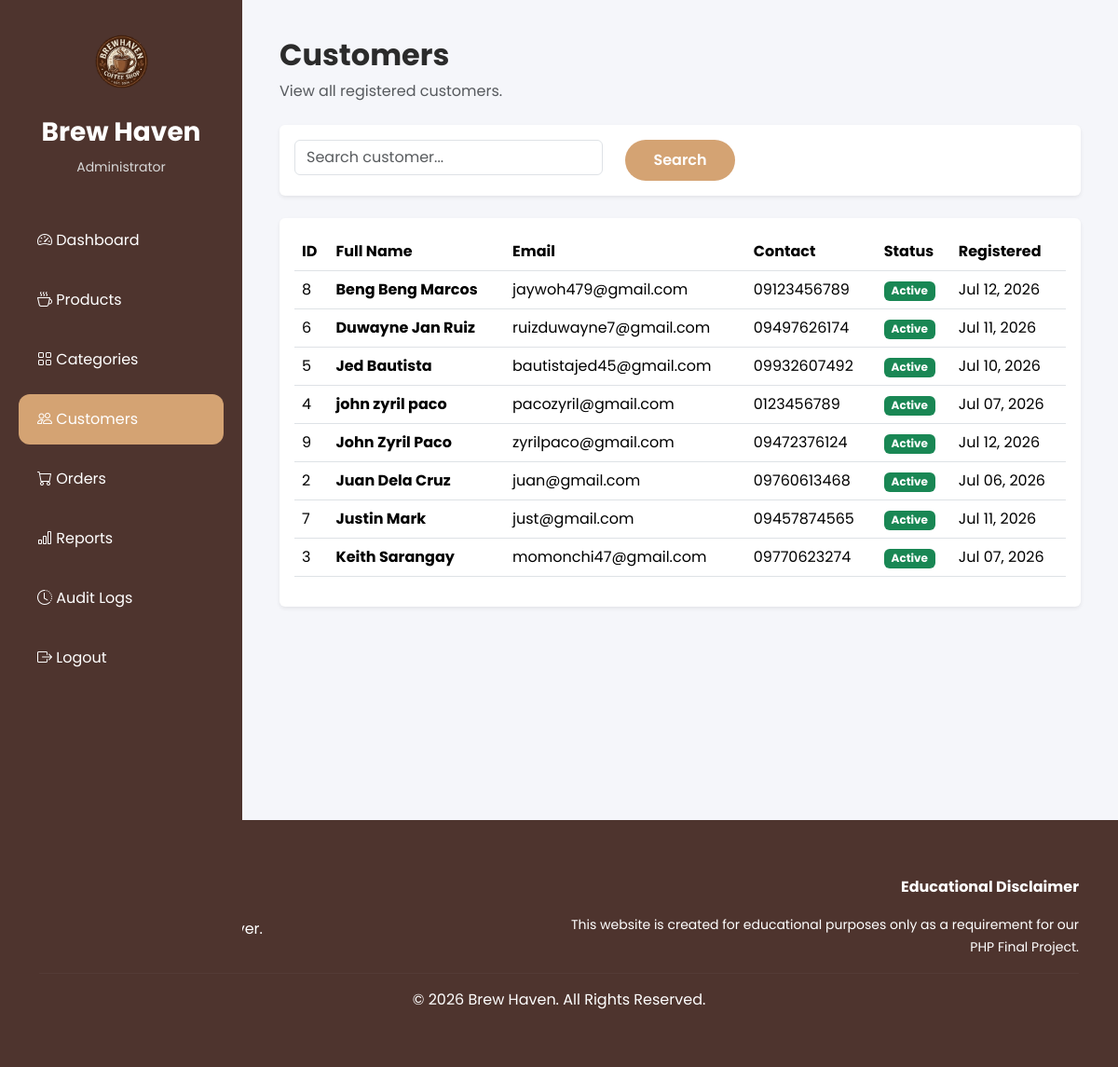
/seller/users.php (signed in), run on an earlier commit of the app's database.
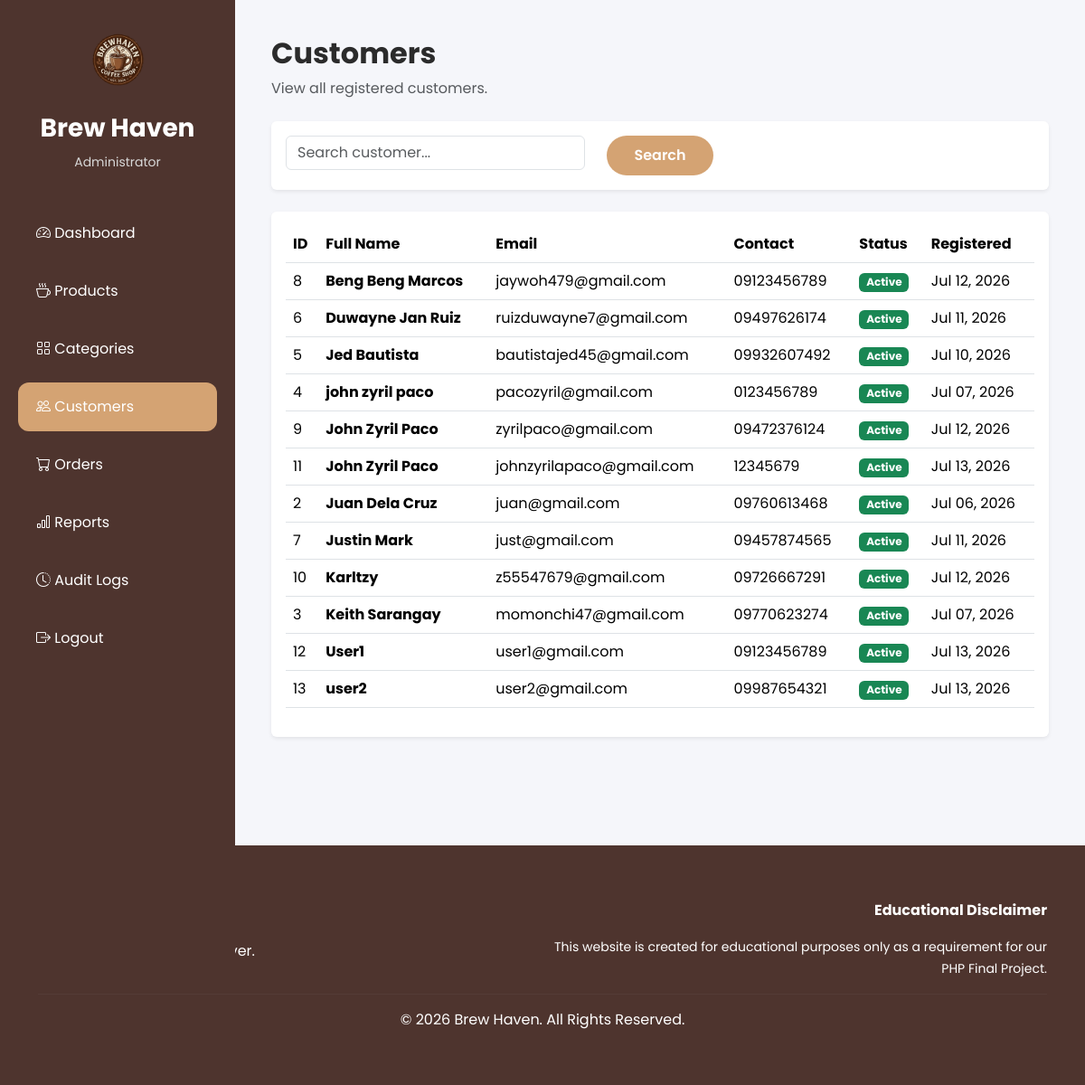
And on a later commit of the database.
### tables this page shows
CREATE TABLE `users` (
  `id` int(11) NOT NULL,
  `fullname` varchar(100) NOT NULL,
  `email` varchar(100) NOT NULL,
  `password` varchar(255) NOT NULL,
  `address` text NOT NULL,
  `contact` varchar(20) NOT NULL,
  `role` enum('admin','seller','buyer') DEFAULT 'buyer',
  `status` enum('Active','Inactive') DEFAULT 'Active',
  `created_at` timestamp NOT NULL DEFAULT current_timestamp()
);

### seller/users.php (the view, shortened to what this page needs)
<?php
$basePath = "../";
$adminCSS = true;
include("../config/database.php");
$search = "";
$query = mysqli_query(
    $conn,
    "SELECT *
    FROM users
    WHERE role='buyer'
    AND
    (
        fullname LIKE '%$search%'
        OR
        email LIKE '%$search%'
    )
    ORDER BY fullname ASC"
);
include("../includes/header.php");
?>
<div class="admin-wrapper">
<?php
$currentPage = "customers";
include(__DIR__ . "/includes/sidebar.php");
?>
<main class="content">
<div class="page-header d-flex justify-content-between align-items-center mb-4">
    <div>
        <h2 class="fw-bold">
            Customers
        </h2>
        <p class="text-muted mb-0">
            View all registered customers.
        </p>
    </div>
</div>
<div class="card shadow-sm border-0 mb-4">
<div class="card-body">
<form method="GET">
<div class="row">
<div class="col-lg-5">
<input
type="text"
name="search"
value="<?php echo htmlspecialchars($search); ?>"
class="form-control"
placeholder="Search customer...">
</div>
<div class="col-lg-2">
<button
class="btn btn-warning w-100">
Search
</button>
</div>
</div>
</form>
</div>
</div>
<div class="card shadow-sm border-0">
<div class="card-body table-responsive">
<table class="table table-hover align-middle">
<thead>
<tr>
<th>ID</th>
<th>Full Name</th>
<th>Email</th>
<th>Contact</th>
<th>Status</th>
<th>Registered</th>
</tr>
</thead>
<tbody>
<?php while($row = mysqli_fetch_assoc($query)) { ?>
<tr>
    <td>
        <?php echo $row['id']; ?>
    </td>
    <td>
        <strong>
            <?php echo htmlspecialchars($row['fullname']); ?>
        </strong>
    </td>
    <td>
        <?php echo htmlspecialchars($row['email']); ?>
    </td>
    <td>
        <?php echo htmlspecialchars($row['contact']); ?>
    </td>
    <td>
        <?php if($row['status']=="Active"){ ?>
            <span class="badge bg-success">
                Active
            </span>
        <?php } else { ?>
            <span class="badge bg-danger">
                Inactive
            </span>
        <?php } ?>
    </td>
    <td>
        <?php echo date("M d, Y", strtotime($row['created_at'])); ?>
    </td>
</tr>
<?php } ?>
</tbody>
</table>
</div>
</div>
</main>
</div>
<?php include("../includes/footer.php"); ?>

### includes/header.php (shortened to what this page needs)
<!DOCTYPE html>
<html lang="en">
<head>
    <link href="https://cdn.jsdelivr.net/npm/bootstrap@5.3.7/dist/css/bootstrap.min.css" rel="stylesheet">
    <link rel="stylesheet"
        href="https://cdn.jsdelivr.net/npm/bootstrap-icons@1.13.1/font/bootstrap-icons.min.css">
    <link rel="stylesheet" href="<?= $basePath ?>assets/css/style.css">
    <link rel="stylesheet" href="<?= $basePath ?>assets/css/auth.css">
    <?php if(isset($adminCSS) && $adminCSS){ ?>
    <link rel="stylesheet"
        href="<?= $basePath ?>assets/css/admin.css">
    <?php } ?>
    </head>
    <body>

### seller/includes/sidebar.php
<aside class="sidebar">
    <div class="logo">
        <img
            src="../assets/images/hero_logo.png"
            alt="Brew Haven"
            class="sidebar-logo">
        <h3>Brew Haven</h3>
        <small>Administrator</small>
    </div>
    <ul>
        <li class="<?= ($currentPage=="dashboard") ? "active" : ""; ?>">
            <a href="../seller/dashboard.php">
                <i class="bi bi-speedometer2"></i>
                Dashboard
            </a>
        </li>
        <li class="<?= ($currentPage=="products") ? "active" : ""; ?>">
            <a href="../seller/products.php">
                <i class="bi bi-cup-hot"></i>
                Products
            </a>
        </li>
        <li class="<?= ($currentPage=="categories") ? "active" : ""; ?>">
            <a href="../seller/categories.php">
                <i class="bi bi-grid"></i>
                Categories
            </a>
        </li>
        <li class="<?= ($currentPage=="customers") ? "active" : ""; ?>">
            <a href="../seller/users.php">
                <i class="bi bi-people"></i>
                Customers
            </a>
        </li>
        <li class="<?= ($currentPage=="orders") ? "active" : ""; ?>">
            <a href="../seller/orders.php">
                <i class="bi bi-cart"></i>
                Orders
            </a>
        </li>
        <li class="<?= ($currentPage=="reports") ? "active" : ""; ?>">
            <a href="../seller/reports.php">
                <i class="bi bi-bar-chart"></i>
                Reports
            </a>
        </li>
        <li class="<?= ($currentPage=="audit") ? "active" : ""; ?>">
            <a href="../seller/audit_logs.php">
                <i class="bi bi-clock-history"></i>
                Audit Logs
            </a>
        </li>
        <li>
            <a href="../buyer/logout.php">
                <i class="bi bi-box-arrow-right"></i>
                Logout
            </a>
        </li>
    </ul>
</aside>

### includes/footer.php (shortened to what this page needs)
<footer class="footer">
    <div class="container">
        <div class="row">
            <div class="col-md-6">
       <h4 class="mb-3">
        </h4>
                <p>Crafted for Every Coffee Lover.</p>
            </div>
            <div class="col-md-6 text-md-end">
                <p><strong>Educational Disclaimer</strong></p>
                <small>
                    This website is created for educational purposes only as a requirement
                    for our PHP Final Project.
                </small>
            </div>
        </div>
        <hr>
        <p class="text-center mb-0">
            © 2026 Brew Haven. All Rights Reserved.
        </p>
    </div>
</footer>
</body>
</html>

### assets/css/style.css (style rules this page uses)
:root { --primary:#4E342E; --secondary:#6D4C41; --accent:#D4A373; --light:#FFF8F1; --bg:#F8F5F2; --text:#2B2B2B; }
* { margin:0; padding:0; box-sizing:border-box; font-family:'Poppins',sans-serif; }
html { scroll-behavior:smooth; }
body { background:var(--bg); color:var(--text); }
.btn-warning { background:#D4A373; border:none; color:white; border-radius:30px; padding:10px 24px; font-weight:600; }
.footer { background:var(--primary); color:white; padding:60px 0; margin-top:80px; }
.footer hr { border-color:rgba(255,255,255,.15); }

### assets/css/admin.css (style rules this page uses)
body { background: #f5f6fa; }
.admin-wrapper { display: flex; min-height: 100vh; }
.sidebar { width: 260px; background: #4E342E; color: white; padding: 30px 0; position: fixed; height: 100%; }
.logo { text-align: center; margin-bottom: 40px; }
.logo h3 { margin-top: 10px; font-weight: 700; }
.logo small { color: #d8d8d8; }
.sidebar ul { list-style: none; padding: 0; }
.sidebar ul li { margin: 10px 20px; }
.sidebar ul li a { display: block; color: white; text-decoration: none; padding: 15px 20px; border-radius: 12px; transition: .3s; }
.sidebar ul li a:hover, .sidebar ul li.active a { background: #D4A373; }
.content { margin-left: 260px; width: 100%; padding: 40px; }
.page-header { margin-bottom: 40px; }
.sidebar-logo { width: 70px; height: 70px; object-fit: cover; border-radius: 50%; margin-bottom: 15px; }

What changed in the data, as far as the page shows it:
added users: id "11", fullname "John Zyril Paco", email "johnzyrilapaco@gmail.com", contact "12345679", status "Active", created_at "Jul 13, 2026"
added users: id "10", fullname "Karltzy", email "z55547679@gmail.com", contact "09726667291", status "Active", created_at "Jul 12, 2026"
added users: id "12", fullname "User1", email "user1@gmail.com", contact "09123456789", status "Active", created_at "Jul 13, 2026"
added users: id "13", fullname "user2", email "user2@gmail.com", contact "09987654321", status "Active", created_at "Jul 13, 2026"
